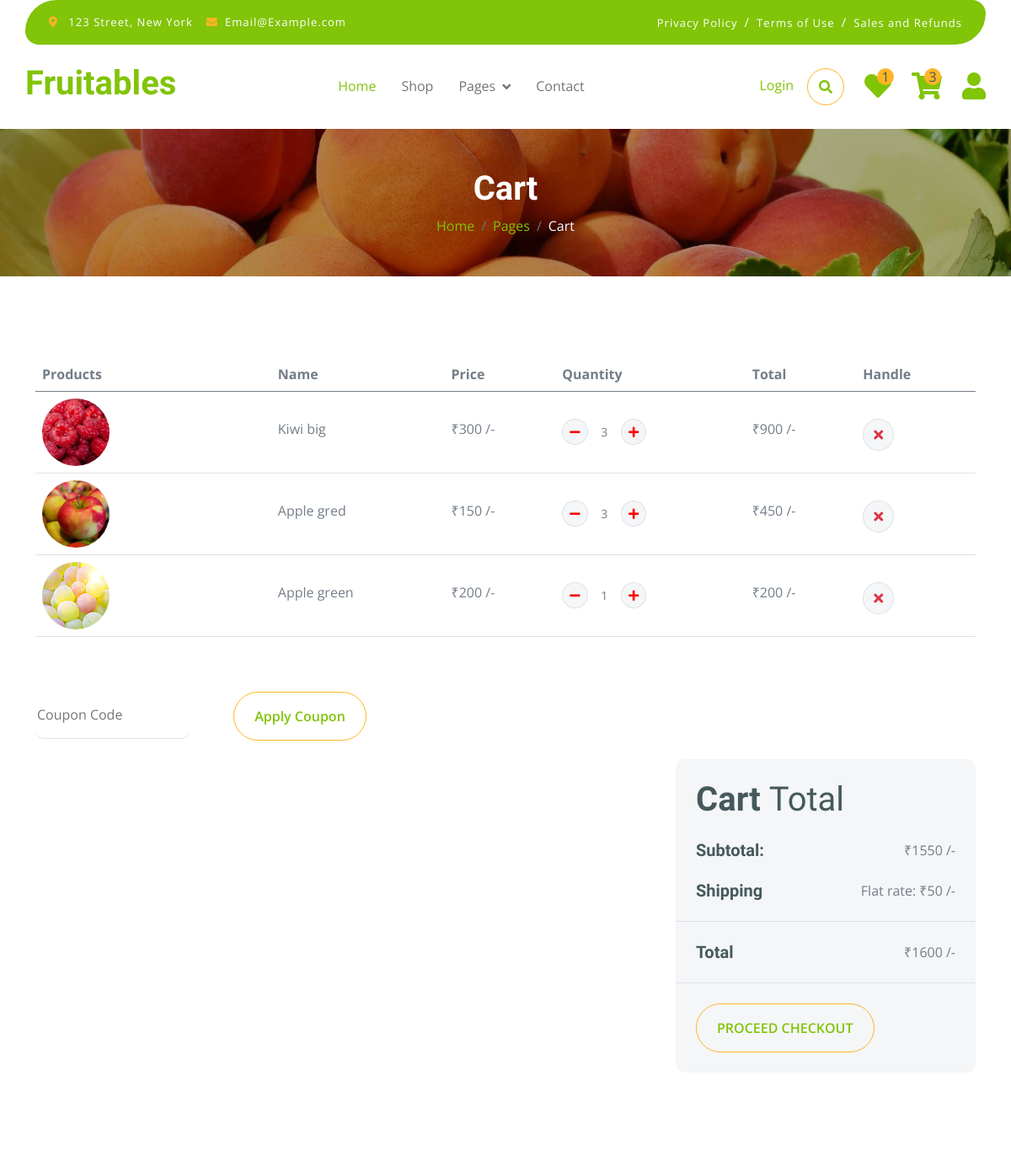
/cart (upper part), run on an earlier commit of the app's database.
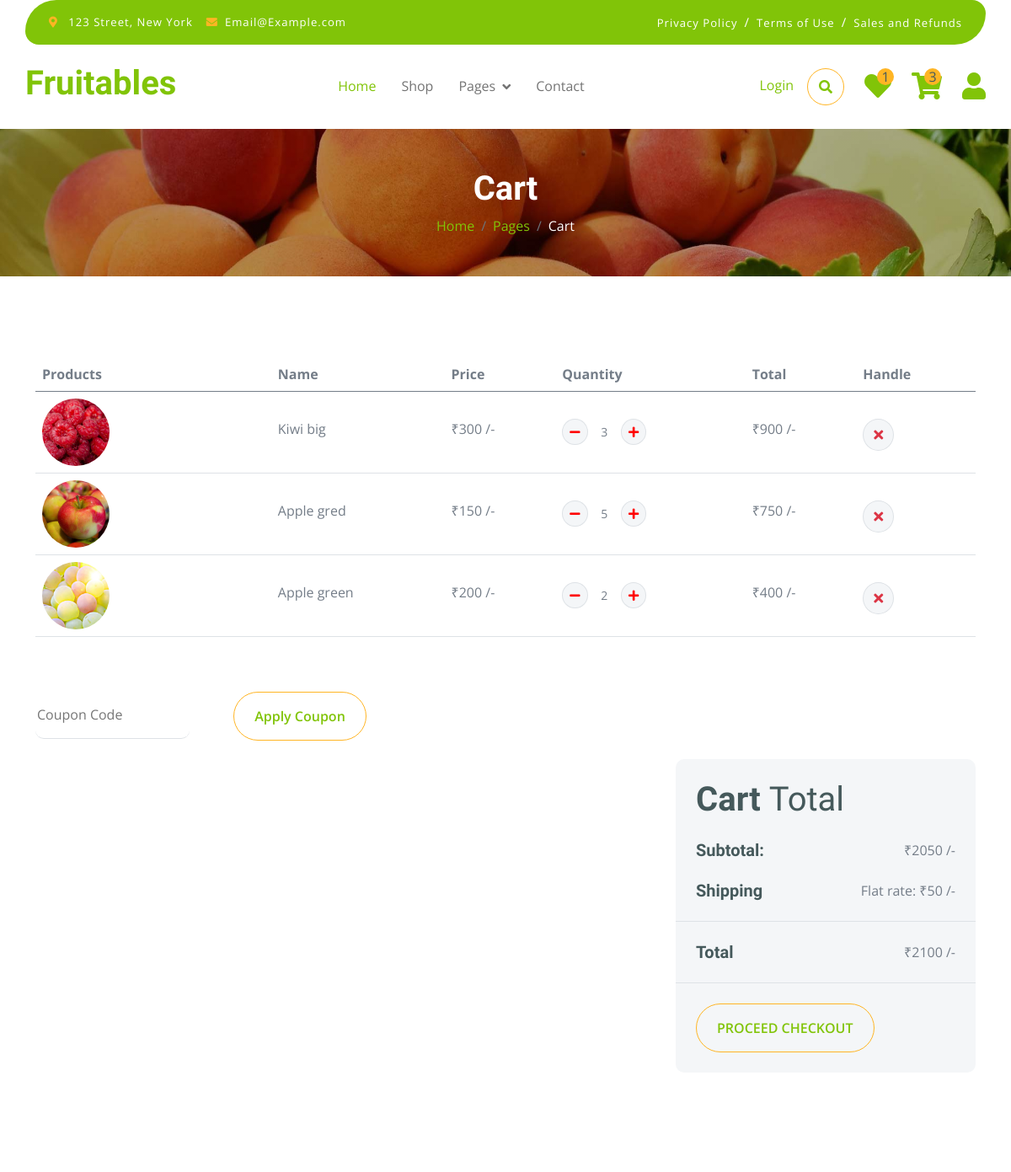
And on a later commit of the database.
### myapp/models.py (models this page shows, shortened)
class Add_to_cart(models.Model):
    user_id=models.ForeignKey(User,on_delete=models.CASCADE,blank=True,null=True)
    product_id=models.ForeignKey(Product,on_delete=models.CASCADE,blank=True,null=True)
    image=models.ImageField(upload_to="madia",blank=True,null=True)
    name=models.CharField(max_length=50,blank=True,null=True)
    price=models.IntegerField()
    quantity=models.IntegerField(blank=True,null=True)
    total_price=models.IntegerField(blank=True,null=True)

### myapp/views.py (the view)
# urls.py: path('cart', views.cart, name='cart'),
def cart(request):
    cate_id=Add_to_cart.objects.all()
    wish_count=Add_to_wishlist.objects.all().count()
    cart_count=Add_to_cart.objects.all().count()
    total_price=0
    for i in cate_id:
        total_price += i.product_id.price * i.quantity
    shipping_charge=50
    if total_price==0:
        shipping_charge=0
    else:
        shipping_charge=50
    grand_total= total_price + shipping_charge
    con={"cate_id":cate_id,"wish_count":wish_count,"cart_count":cart_count,"total_price":total_price,"grand_total":grand_total,"shipping_charge":shipping_charge}
    return render(request,"cart.html",con)

### myapp/templates/cart.html (shortened to what this page needs)
{% extends "index.html" %}
{% load static %}
{% block content %}
        <div class="container-fluid page-header py-5">
            <h1 class="text-center text-white display-6">Cart</h1>
            <ol class="breadcrumb justify-content-center mb-0">
                <li class="breadcrumb-item"><a href="#">Home</a></li>
                <li class="breadcrumb-item"><a href="#">Pages</a></li>
                <li class="breadcrumb-item active text-white">Cart</li>
            </ol>
        </div>
        <div class="container-fluid py-5">
            <div class="container py-5">
                <div class="table-responsive">
                    <table class="table">
                        <thead>
                          <tr>
                            <th scope="col">Products</th>
                            <th scope="col">Name</th>
                            <th scope="col">Price</th>
                            <th scope="col">Quantity</th>
                            <th scope="col">Total</th>
                            <th scope="col">Handle</th>
                          </tr>
                        </thead>
                        <tbody>
                            {% for i in cate_id %}
                            <tr>
                                <th scope="row">
                                    <div class="d-flex align-items-center">
                                        <img src="{{i.image.url}}" class="img-fluid me-5 rounded-circle" style="width: 80px; height: 80px;" alt="">
                                    </div>
                                </th>
                                <td>
                                    <p class="mb-0 mt-4">{{i.name}}</p>
                                </td>
                                <td>
                                    <p class="mb-0 mt-4">₹{{i.price}} /-</p>
                                </td>
                                <td>
                                    <div class="input-group quantity mt-4" style="width: 100px;">
                                        <div class="input-group-btn">
                                            <a href = "{% url 'quantity_minus' i.id %}">
                                            <button class="btn btn-sm btn-minus rounded-circle bg-light border" >
                                            <i class="fa fa-minus" style="color:red;"></i>
                                            </button>
                                            </a>
                                        </div>
                                        <input type="text" class="form-control form-control-sm text-center border-0" value="{{i.quantity}}">
                                        <div class="input-group-btn">
                                            <a href = "{% url 'quantity_plus' i.id %}">
                                            <button class="btn btn-sm btn-plus rounded-circle bg-light border">
                                                <i class="fa fa-plus" style="color:red;"></i>
                                            </button>
                                            </a>
                                        </div>
                                    </div>
                                </td>
                                <td>
                                    <p class="mb-0 mt-4">₹{{i.total_price}} /-</p>
                                </td>
                                <td>
                                    <a href="{% url 'delete_item' i.id %}">
                                    <button class="btn btn-md rounded-circle bg-light border mt-4" >
                                    <i class="fa fa-times text-danger"></i>
                                    </button></a>
                                </td>
                            </tr>
                            {% endfor %}
                        </tbody>
                    </table>
                </div>
                <div class="mt-5">
                    <input type="text" class="border-0 border-bottom rounded me-5 py-3 mb-4" placeholder="Coupon Code">
                    <button class="btn border-secondary rounded-pill px-4 py-3 text-primary" type="button">Apply Coupon</button>
                </div>
                <div class="row g-4 justify-content-end">
                    <div class="col-8"></div>
                    <div class="col-sm-8 col-md-7 col-lg-6 col-xl-4">
                        <div class="bg-light rounded">
                            <div class="p-4">
                                <h1 class="display-6 mb-4">Cart <span class="fw-normal">Total</span></h1>
                                <div class="d-flex justify-content-between mb-4">
                                    <h5 class="mb-0 me-4">Subtotal:</h5>
                                    <p class="mb-0">₹{{total_price}} /-</p>
                                </div>
                                <div class="d-flex justify-content-between">
                                    <h5 class="mb-0 me-4">Shipping</h5>
                                    <div class="">
                                        <p class="mb-0">Flat rate: ₹{{shipping_charge}} /-</p>
                                    </div>
                                </div>
                            </div>
                            <div class="py-4 mb-4 border-top border-bottom d-flex justify-content-between">
                                <h5 class="mb-0 ps-4 me-4">Total</h5>
                                <p class="mb-0 pe-4">₹{{grand_total}} /-</p>
                            </div>
                            <a href="{% url 'checkout' %}">
                            <button class="btn border-secondary rounded-pill px-4 py-3 text-primary text-uppercase mb-4 ms-4" type="button">Proceed Checkout</button>
                            </a>
                        </div>
                    </div>
                </div>
            </div>
        </div>
{% endblock %}

### myapp/templates/index.html (shortened to what this page needs)
{% load static %}
<!DOCTYPE html>
<html lang="en">
    <head>
        <link rel="stylesheet" href="https://use.fontawesome.com/releases/v5.15.4/css/all.css"/>
        <link href="https://cdn.jsdelivr.net/npm/bootstrap-icons@1.4.1/font/bootstrap-icons.css" rel="stylesheet">
        <link href="{% static 'lib/lightbox/css/lightbox.min.css' %}" rel="stylesheet">
        <link href="{% static 'lib/owlcarousel/assets/owl.carousel.min.css' %}" rel="stylesheet">
        <link href="{% static 'css/bootstrap.min.css' %}" rel="stylesheet">
        <link href="{% static 'css/style.css' %}" rel="stylesheet">
    </head>
    <body>
        <div class="container-fluid fixed-top">
            <div class="container topbar bg-primary d-none d-lg-block">
                <div class="d-flex justify-content-between">
                    <div class="top-info ps-2">
                        <small class="me-3"><i class="fas fa-map-marker-alt me-2 text-secondary"></i> <a href="#" class="text-white">123 Street, New York</a></small>
                        <small class="me-3"><i class="fas fa-envelope me-2 text-secondary"></i><a href="#" class="text-white">Email@Example.com</a></small>
                    </div>
                    <div class="top-link pe-2">
                        <a href="#" class="text-white"><small class="text-white mx-2">Privacy Policy</small>/</a>
                        <a href="#" class="text-white"><small class="text-white mx-2">Terms of Use</small>/</a>
                        <a href="#" class="text-white"><small class="text-white ms-2">Sales and Refunds</small></a>
                    </div>
                </div>
            </div>
            <div class="container px-0">
                <nav class="navbar navbar-light bg-white navbar-expand-xl">
                    <a href="index.html" class="navbar-brand"><h1 class="text-primary display-6">Fruitables</h1></a>
                    <div class="collapse navbar-collapse bg-white" id="navbarCollapse">
                        <div class="navbar-nav mx-auto">
                            <a href="{% url 'index' %}" class="nav-item nav-link active">Home</a>
                            <a href="{% url 'shop' %}" class="nav-item nav-link">Shop</a>
                            <div class="nav-item dropdown">
                                <a href="#" class="nav-link dropdown-toggle" data-bs-toggle="dropdown">Pages</a>
                            </div>
                            <a href="{% url 'contact' %}" class="nav-item nav-link">Contact</a>
                        </div>
                        <div class="d-flex m-3 me-0">
                            <a href="{% url 'login' %}" class="nav-item nav-link">Login</a>
                            <button class="btn-search btn border border-secondary btn-md-square rounded-circle bg-white me-4" data-bs-toggle="modal" data-bs-target="#searchModal"><i class="fas fa-search text-primary"></i></button>
                            <a href="{% url 'wishlist' %}" class="position-relative me-4 my-auto">
                                <i class="fa fa-heart fa-2x"></i>
                                <span class="position-absolute bg-secondary rounded-circle d-flex align-items-center justify-content-center text-dark px-1" style="top: -5px; left: 15px; height: 20px; min-width: 20px;">{{wish_count}}</span>
                            </a>
                            <a href="{% url 'cart' %}" class="position-relative me-4 my-auto">
                                <i class="fa fa-shopping-cart fa-2x"></i>
                                <span class="position-absolute bg-secondary rounded-circle d-flex align-items-center justify-content-center text-dark px-1" style="top: -5px; left: 15px; height: 20px; min-width: 20px;">{{cart_count}}</span>
                            </a>
                            <a href="#" class="my-auto">
                                <i class="fas fa-user fa-2x"></i>
                            </a>
                        </div>
                    </div>
                </nav>
            </div>
        </div>
{% block content %}{% endblock %}
    </body>
</html>

### myapp/static/css/style.css (style rules this page uses)
.btn { font-weight: 600; transition: .5s; }
.btn-md-square { width: 44px; height: 44px; }
.btn-square, .btn-sm-square, .btn-md-square, .btn-lg-square { padding: 0; display: flex; align-items: center; justify-content: center; font-weight: normal; }
.btn.border-secondary { transition: 0.5s; }
.fixed-top { transition: 0.5s; background: var(--bs-white); border: 0; }
.topbar { padding: 20px; border-radius: 230px 100px; }
.topbar .top-info { font-size: 15px; line-height: 0; letter-spacing: 1px; display: flex; align-items: center; }
.topbar .top-link { font-size: 15px; line-height: 0; letter-spacing: 1px; display: flex; align-items: center; }
.topbar .top-link a { letter-spacing: 1px; }
.navbar .navbar-nav .nav-link { padding: 10px 15px; font-size: 16px; transition: .5s; }
.navbar { height: 100px; border-bottom: 1px solid rgba(255, 255, 255, .1); }
.navbar .navbar-nav .nav-link:hover, .navbar .navbar-nav .nav-link.active, .fixed-top.bg-white .navbar .navbar-nav .nav-link:hover, .fixed-top.bg-white .navbar .navbar-nav .nav-link.active { color: var(--bs-primary); }
.navbar .dropdown-toggle::after { border: none; content: "\f107"; font-family: "Font Awesome 5 Free"; font-weight: 700; vertical-align: middle; margin-left: 8px; }
.page-header { position: relative; background: linear-gradient(rgba(0, 0, 0, 0.3), rgba(0, 0, 0, 0.3)), url(../img/cart-page-header-img.jpg); background-position: center center; background-repeat: no-repeat; background-size: cover; }
@media (min-width: 992px) { .hero-header, .page-header { margin-top: 152px !important; } }

What changed in the data, as far as the page shows it:
changed Add_to_cart "Apple gred": quantity "3" → "5"; total_price "450" → "750"
changed Add_to_cart "Apple green": quantity "1" → "2"; total_price "200" → "400"
Also different on the page:
{{ total_price }}: "1550" → "2050"
{{ grand_total }}: "1600" → "2100"
